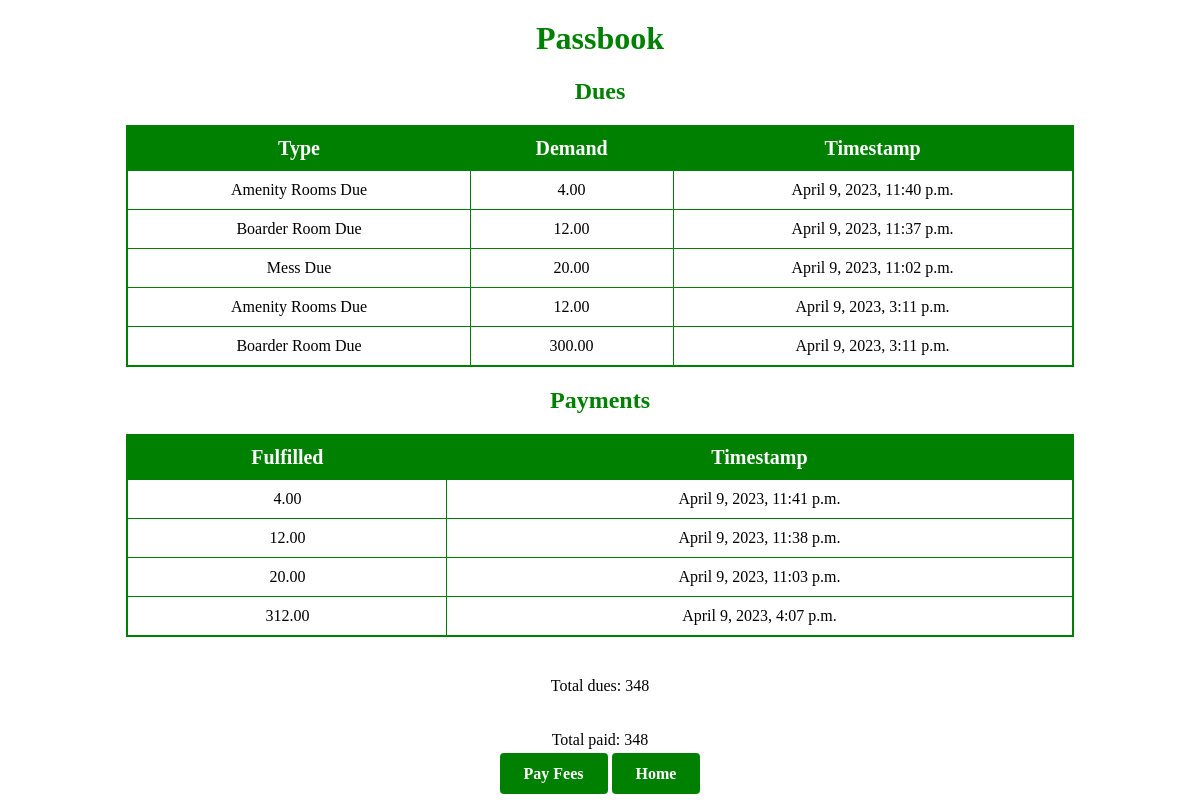
Page /passbook/ (signed in) on the earlier database version.
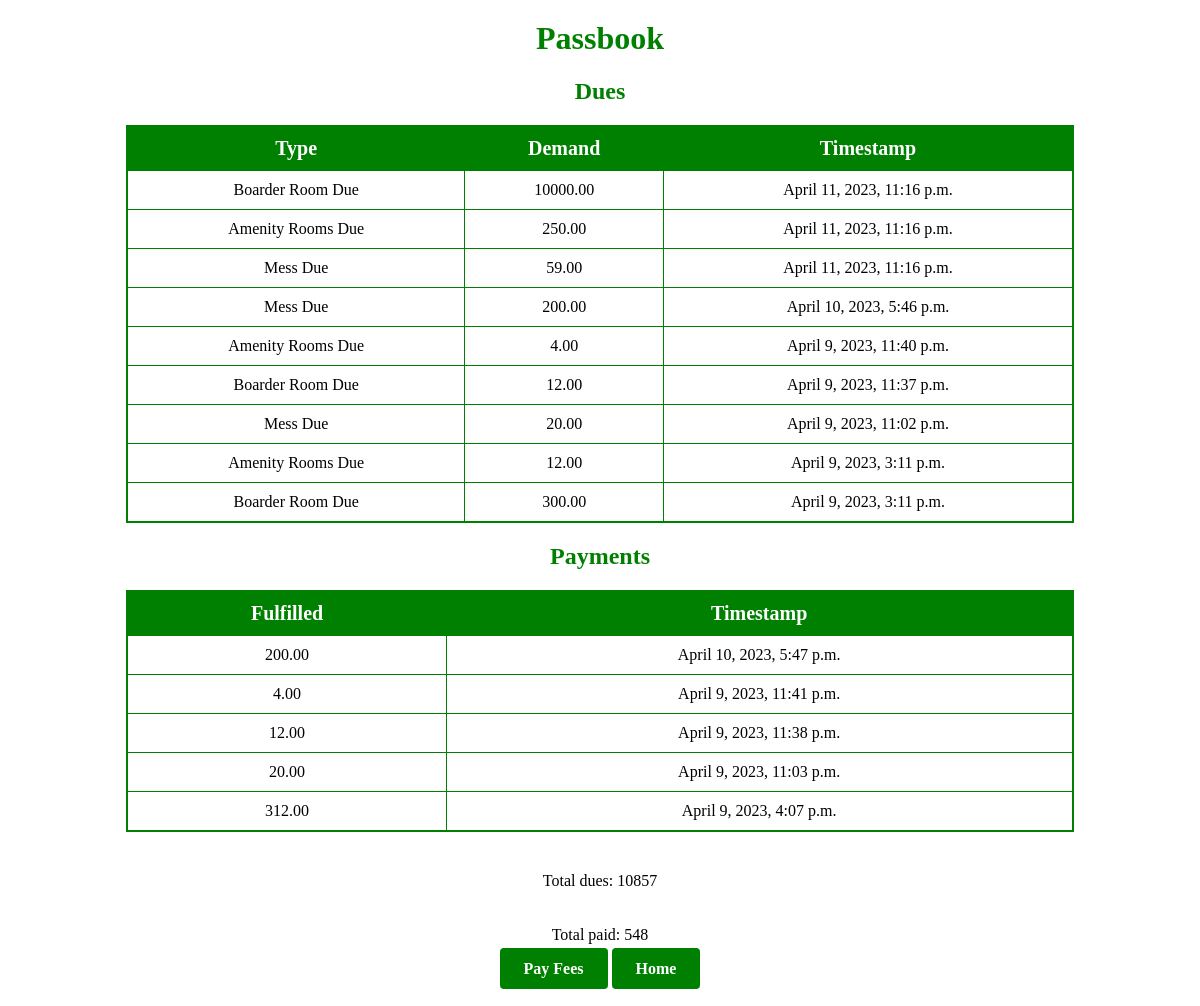
Same page on the later database version.
### main/models.py (models this page shows, shortened)
class Due(models.Model):
    TYPE = [
        ('mess', 'Mess Due'),
        ('boarderRoom', 'Boarder Room Due'),
        ('amenityRooms', 'Amenity Rooms Due'),
    ]
    timestamp = models.DateTimeField("Timestamp", blank = False, auto_now_add = True)
    demand = models.DecimalField("Demand", blank = False, default = 0, max_digits = 8, decimal_places = 2)
    type = models.CharField("Type", max_length = 100, choices = TYPE, blank = False, default = 'mess')
    passbook = models.ForeignKey(Passbook, on_delete = models.CASCADE, related_name = "dues", blank = False)

class Payment(models.Model):
    timestamp = models.DateTimeField("Timestamp", blank = False, auto_now_add = True)
    fulfilled = models.DecimalField("Fulfilled", blank = False, default = 0, max_digits = 8, decimal_places = 2)
    passbook = models.ForeignKey(Passbook, on_delete = models.CASCADE, related_name = "payments", blank = False)

### main/views.py (the view)
# urls.py: path("passbook/", views.passbook, name = "passbook"),
@login_required(login_url = "main-login")
def passbook(request):
    if request.user.role != "student":
        return redirect("index")
    student = request.user.student
    passbook = student.passbook
    dues = passbook.dues.order_by('-timestamp')
    payments = passbook.payments.order_by('-timestamp')
    total_due = dues.aggregate(total=Sum('demand'))['total']
    total_paid = payments.aggregate(total=Sum('fulfilled'))['total']
    context = {
        'dues': dues,
        'payments': payments,
        'total_due': total_due,
        'total_paid': total_paid,
    }
    return render(request, 'studentIndex/passbook.html', context)

### main/templates/studentIndex/passbook.html (shortened to what this page needs)
<!DOCTYPE html>
<html>
<head>
</head>
<body>
	<h1>Passbook</h1>
	<h2>Dues</h2>
	<table>
		<thead>
			<tr>
				<th>Type</th>
				<th>Demand</th>
				<th>Timestamp</th>
			</tr>
		</thead>
		<tbody>
			{% for due in dues %}
			<tr>
				<td>{{ due.get_type_display }}</td>
				<td>{{ due.demand }}</td>
				<td>{{ due.timestamp }}</td>
			</tr>
			{% endfor %}
		</tbody>
	</table>
	<h2>Payments</h2>
	<table>
		<thead>
			<tr>
				<th>Fulfilled</th>
				<th>Timestamp</th>
			</tr>
		</thead>
		<tbody>
			{% for payment in payments %}
			<tr>
				<td>{{ payment.fulfilled }}</td>
				<td>{{ payment.timestamp }}</td>
			</tr>
			{% endfor %}
		</tbody>
	</table>
	<div class = "container">
		<p>Total dues: {{ total_due }}</p>
		<p>Total paid: {{ total_paid }}</p>
		<div>
    		<a href="{% url 'pay' %}" class = "button">Pay Fees</a>
			<a href="{% url 'index' %}" class = "button">Home</a>
		</div>
	</div>
</body>
</html>

### main/templates/studentIndex/passbook.html (style rules this page uses)
h1 { font-weight: bold; color: #008000; margin-top: 20px; text-align: center; }
h2 { font-weight: bold; color: #008000; margin-top: 20px; text-align: center; }
p { text-align: center; margin-top: 20px; }
.button { background-color: #008000; border: none; border-radius: 4px; color: #fff; cursor: pointer; font-size: 16px; font-weight: bold; padding: 12px 24px; text-align: center; text-decoration: none; }
.container { display: flex; flex-direction: column; align-items: center; }
table { margin: 20px auto; border-collapse: collapse; width: 80%; max-width: 1200px; text-align: center; background-color: #fff; border: 2px solid #008000; border-radius: 5px; }
th, td { padding: 10px; border: 1px solid #008000; }
th { background-color: #008000; color: #fff; font-size: 20px; font-weight: bold; text-align: center; }

Differences in the rows shown:
added Due: type "Boarder Room Due", demand "10000.00", timestamp "April 11, 2023, 11:16 p.m."
added Due: type "Amenity Rooms Due", demand "250.00", timestamp "April 11, 2023, 11:16 p.m."
added Due: type "Mess Due", demand "59.00", timestamp "April 11, 2023, 11:16 p.m."
added Due: type "Mess Due", demand "200.00", timestamp "April 10, 2023, 5:46 p.m."
added Payment: fulfilled "200.00", timestamp "April 10, 2023, 5:47 p.m."
Other differences:
{{ total_due }}: "348" → "10857"
{{ total_paid }}: "348" → "548"
